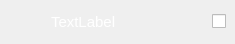
<?xml version="1.0" encoding="UTF-8"?>
<ui version="4.0">
 <class>UiDiagramTriggerCard</class>
 <widget class="QWidget" name="UiDiagramTriggerCard">
  <property name="geometry">
   <rect>
    <x>0</x>
    <y>0</y>
    <width>235</width>
    <height>44</height>
   </rect>
  </property>
  <property name="minimumSize">
   <size>
    <width>0</width>
    <height>44</height>
   </size>
  </property>
  <property name="maximumSize">
   <size>
    <width>16777215</width>
    <height>44</height>
   </size>
  </property>
  <property name="windowTitle">
   <string>Form</string>
  </property>
  <property name="accessibleName">
   <string notr="true">bg:normal</string>
  </property>
  <property name="styleSheet">
   <string notr="true">QWidget[accessibleName=&quot;bg:normal&quot;]{
	background-color: rgb(85, 170, 255);
}

QWidget[accessibleName=&quot;bg:light&quot;]{
	background-color: rgb(85, 170, 127);
}

QPushButton[accessibleName=&quot;button:28x28&quot;]{
	min-width:28;
	min-height:28;
	max-width:28;
	max-height:28;
}

QPushButton#__btnDelete{
	border: 0px;
	background-repeat: none;
	background-position: center;
	background-image: url(:/pluginDiagram/buttons/img/Trash.png);
}
QPushButton#__btnDelete:pressed{
	border: 0px;
	background-repeat: none;
	background-position: center;
	background-image: url(:/pluginDiagram/buttons/img/Trash_down.png);
}


QCheckBox#__toggleTrash::indicator {
	image: url(:/pluginDiagram/buttons/img/Remove.png);
}
QCheckBox#__toggleTrash::indicator::checked {
	image: url(:/pluginDiagram/buttons/img/Remove_down.png);
}

QLabel {
	font: 11pt;
	color: rgb(255, 255, 255);
}</string>
  </property>
  <layout class="QVBoxLayout" name="verticalLayout">
   <property name="spacing">
    <number>0</number>
   </property>
   <property name="leftMargin">
    <number>0</number>
   </property>
   <property name="topMargin">
    <number>0</number>
   </property>
   <property name="rightMargin">
    <number>0</number>
   </property>
   <property name="bottomMargin">
    <number>0</number>
   </property>
   <item>
    <widget class="ClickWidget" name="__clickwidget" native="true">
     <layout class="QHBoxLayout" name="horizontalLayout">
      <property name="topMargin">
       <number>0</number>
      </property>
      <property name="bottomMargin">
       <number>0</number>
      </property>
      <item>
       <widget class="QLabel" name="__thumb">
        <property name="minimumSize">
         <size>
          <width>36</width>
          <height>36</height>
         </size>
        </property>
        <property name="maximumSize">
         <size>
          <width>36</width>
          <height>36</height>
         </size>
        </property>
        <property name="text">
         <string/>
        </property>
        <property name="pixmap">
         <pixmap resource="pluginDiagram.qrc">:/pluginDiagram/icons/vr-trigger-0</pixmap>
        </property>
        <property name="scaledContents">
         <bool>true</bool>
        </property>
       </widget>
      </item>
      <item>
       <widget class="QLabel" name="__alias">
        <property name="sizePolicy">
         <sizepolicy hsizetype="Expanding" vsizetype="Preferred">
          <horstretch>0</horstretch>
          <verstretch>0</verstretch>
         </sizepolicy>
        </property>
        <property name="text">
         <string>TextLabel</string>
        </property>
       </widget>
      </item>
      <item>
       <widget class="QWidget" name="widget_2" native="true">
        <layout class="QHBoxLayout" name="horizontalLayout_2">
         <property name="spacing">
          <number>0</number>
         </property>
         <property name="leftMargin">
          <number>0</number>
         </property>
         <property name="topMargin">
          <number>0</number>
         </property>
         <property name="rightMargin">
          <number>0</number>
         </property>
         <property name="bottomMargin">
          <number>0</number>
         </property>
         <item>
          <widget class="QPushButton" name="__btnDelete">
           <property name="minimumSize">
            <size>
             <width>28</width>
             <height>28</height>
            </size>
           </property>
           <property name="maximumSize">
            <size>
             <width>28</width>
             <height>28</height>
            </size>
           </property>
           <property name="text">
            <string/>
           </property>
          </widget>
         </item>
         <item>
          <widget class="QCheckBox" name="__toggleTrash">
           <property name="text">
            <string/>
           </property>
          </widget>
         </item>
        </layout>
       </widget>
      </item>
     </layout>
    </widget>
   </item>
  </layout>
 </widget>
 <customwidgets>
  <customwidget>
   <class>ClickWidget</class>
   <extends>QWidget</extends>
   <header>clickwidget.h</header>
   <container>1</container>
  </customwidget>
 </customwidgets>
 <resources>
  <include location="pluginDiagram.qrc"/>
 </resources>
 <connections/>
</ui>
